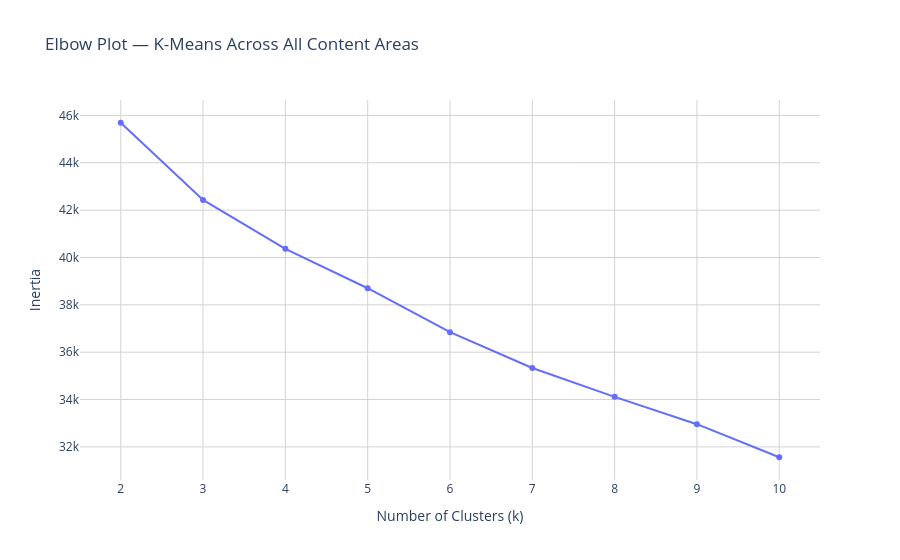

Notebook cell for this chart:
### Markdown cell above
If we wanted to go deeper on user segmentation beyond just pet_park and mastery_math, or if product didn't have a reasonable hypothesis on user segmentations, k-means clustering across all content areas could be a reasonable next step. It would let the data surface user types we potentially haven't anticipated rather than testing a specific hypothesis. I created an elbow plot below, but it shows no strong natural cluster structure. The curve declines gradually without a super clear bend. This suggests users exist more on a spectrum than in distinct behavioral buckets and the ratio-based segmentation we used is the most meaningful framework for these users.

### Code cell
content_cols = ['art', 'books', 'game', 'learn_music', 'puzzles',
                'song_chants', 'abcmtv', 'about_me', 'aquarium_hamster',
                'clsrm_subj', 'learn_at_home', 'library', 'mastery_math',
                'nav', 'pet_park', 'shopping', 'zoo_farm_theater']

engagement_cols = ['total_time', 'total_completes', 'total_activities']

feature_cols = content_cols + engagement_cols

content_df = df.groupby('userid')[content_cols].sum().reset_index()
kmeans_df = dist_df.merge(content_df, on='userid', how='inner')

X = kmeans_df[feature_cols].fillna(0)
scaler = StandardScaler()
X_scaled = scaler.fit_transform(X)

inertias = []
k_range = range(2, 11)

for k in k_range:
    kmeans = KMeans(n_clusters=k, random_state=42, n_init=10)
    kmeans.fit(X_scaled)
    inertias.append(kmeans.inertia_)

fig = px.line(
    x=list(k_range),
    y=inertias,
    markers=True,
    title='Elbow Plot — K-Means Across All Content Areas',
    labels={'x': 'Number of Clusters (k)', 'y': 'Inertia'}
)

fig.update_layout(
    plot_bgcolor='white',
    yaxis=dict(gridcolor='lightgrey'),
    xaxis=dict(gridcolor='lightgrey')
)

fig.show()

### Figure 1 — Plotly figure (JSON) as saved in the notebook; plotly's stock layout.template omitted (floating-point values rounded to 4 significant figures)
{"data": [{"hovertemplate": "Number of Clusters (k)=%{x}<br>Inertia=%{y}<extra></extra>", "legendgroup": "", "line": {"color": "#636efa", "dash": "solid"}, "marker": {"symbol": "circle"}, "mode": "lines+markers", "name": "", "orientation": "v", "showlegend": false, "type": "scatter", "x": [2, 3, 4, 5, 6, 7, 8, 9, 10], "xaxis": "x", "y": [45690.0, 42430.0, 40370.0, 38700.0, 36850.0, 35330.0, 34110.0, 32960.0, 31560.0], "yaxis": "y"}], "layout": {"legend": {"tracegroupgap": 0}, "plot_bgcolor": "white", "title": {"text": "Elbow Plot — K-Means Across All Content Areas"}, "xaxis": {"anchor": "y", "domain": [0, 1], "gridcolor": "lightgrey", "title": {"text": "Number of Clusters (k)"}}, "yaxis": {"anchor": "x", "domain": [0, 1], "gridcolor": "lightgrey", "title": {"text": "Inertia"}}}}
